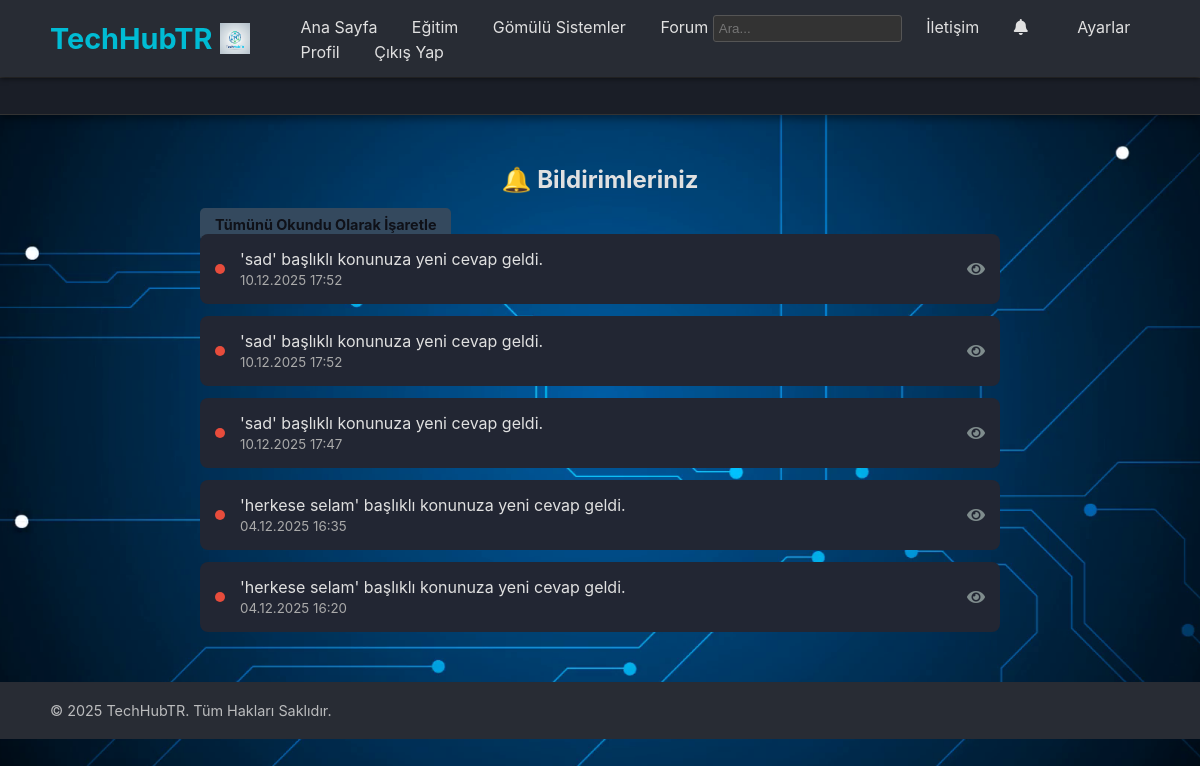
/bildirimler (signed in), run on the app's committed database.
### app.py (models this page shows)
class Notification(db.Model):
    id = db.Column(db.Integer, primary_key=True)
    user_id = db.Column(db.Integer, db.ForeignKey("user.id"), nullable=False)
    sender_id = db.Column(db.Integer, db.ForeignKey("user.id"), nullable=True)
    topic_id = db.Column(db.Integer, db.ForeignKey("topic.id"), nullable=True)
    message = db.Column(db.String(256), nullable=False)
    is_read = db.Column(db.Boolean, default=False)
    timestamp = db.Column(db.DateTime, default=db.func.now())
    recipient = db.relationship("User", foreign_keys=[user_id], backref="notifications", lazy=True)
    sender = db.relationship("User", foreign_keys=[sender_id], lazy=True)
    topic = db.relationship("Topic", backref="notifications_topic", lazy=True)

### app.py (the view)
@app.route("/bildirimler")
@login_required
def bildirimler():
    notifications = (
        Notification.query
        .filter_by(user_id=current_user.id)
        .order_by(Notification.timestamp.desc())
        .all()
    )
    changed = False
    for n in notifications:
        if not n.is_read:
            n.is_read = True
            changed = True
    if changed:
        db.session.commit()
    return render_template("bildirimler.html", notifications=notifications)

### app.py (called while the page is built)
@login_manager.user_loader
def load_user(user_id):
    return db.session.get(User, int(user_id))

@app.context_processor
def inject_notifications_count():
    if current_user.is_authenticated:
        unread_count = Notification.query.filter_by(user_id=current_user.id, is_read=False).count()
        return {"unread_notifications_count": unread_count}
    return {"unread_notifications_count": 0}

### templates/bildirimler.html (shortened to what this page needs)
{% extends "base.html" %}
{% block content %}
<div class="container my-5" style="max-width: 800px; margin: 50px auto;">
    <h2 class="mb-4" style="text-align: center;">🔔 Bildirimleriniz</h2>
    {% if notifications %}
        <div class="text-right mb-3">
            <a href="{{ url_for('tumunu_oku') }}" class="cta-button"
               style="background-color: #34495e; padding: 8px 15px; font-size: 0.9em;">
                Tümünü Okundu Olarak İşaretle
            </a>
        </div>
        <div class="notification-list">
            {% for notification in notifications %}
                <div class="notification-item {% if not notification.read %}unread{% else %}read{% endif %}"
                     style="background-color: var(--icerik-kart-bg); border: 1px solid var(--border-color); padding: 15px; border-radius: 8px; margin-bottom: 12px; display: flex; align-items: center; position: relative;">
                    {% if not notification.read %}
                        <span class="unread-dot"
                              style="height: 10px; width: 10px; background-color: #e74c3c; border-radius: 50%; display: inline-block; margin-right: 15px;"></span>
                    {% else %}
                        <i class="fas fa-check-circle"
                           style="color: #2ecc71; margin-right: 15px;"></i>
                    {% endif %}
                    <div class="notification-content" style="flex-grow: 1;">
                        <p class="mb-1" style="margin: 0;">{{ notification.message | safe }}</p>
                        <small class="text-muted" style="color: #aaa;">
                            {{ notification.timestamp.strftime('%d.%m.%Y %H:%M') }}
                        </small>
                    </div>
                    {% if not notification.read %}
                        <a href="{{ url_for('bildirim_oku', notification_id=notification.id) }}"
                           class="mark-as-read-link"
                           style="margin-left: 15px; color: #7f8c8d; text-decoration: none;"
                           title="Okundu Olarak İşaretle">
                            <i class="fas fa-eye"></i>
                        </a>
                    {% endif %}
                </div>
            {% endfor %}
        </div>
    {% else %}
        <div class="text-center p-5 card-custom"
             style="background-color: var(--kod-kutu-bg); border-radius: 10px; margin-top: 50px;">
            <i class="fas fa-inbox fa-3x mb-3" style="color: #7f8c8d;"></i>
            <p class="lead">Henüz yeni bir bildiriminiz bulunmamaktadır. Harika iş çıkardınız!</p>
        </div>
    {% endif %}
</div>
{% endblock %}

### static/style.css (style rules this page uses)
:root { --arka-alan: #0f1118; --yazi-renk: #E0E0E0; --vurgu-renk: #00bcd4; --kod-kutu-bg: #1c1f2b; --icerik-kart-bg: #222633; --ana-golge: rgba(0, 0, 0, 0.4); --neon-golge: 0 0 10px rgba(0, 188, 212, 0.5); }
body { background-color: var(--arka-alan); color: var(--yazi-renk); font-family: 'Inter', sans-serif; margin: 0; min-height: 100vh; background-attachment: fixed; overflow-x: hidden; }
body:not(.anasayfa-bg) { background-image: url('../static/kategori_bg.png'), radial-gradient(circle at center, #1b1e28 1px, transparent 1px); background-size: cover, 50px 50px; background-position: center center, 0 0; background-repeat: no-repeat, repeat; }
body::before { content: ""; position: fixed; top: 0; left: 0; width: 100%; height: 100%; background: repeating-linear-gradient( to bottom, rgba(0, 255, 65, 0.05), rgba(0, 255, 65, 0.02) 1px, transparent 1px, transparent 100px ); background-size: 100% 100px; animation: matrix-scroll 20s linear infinite; z-index: -1; opacity: 0.2; }
body:not(.anasayfa-bg)::before { content: none !important; background: none !important; opacity: 0; }
.cta-button { background-color: var(--vurgu-renk); color: var(--arka-alan); padding: 12px 30px; text-decoration: none; border-radius: 5px; font-weight: bold; transition: background-color 0.3s, transform 0.3s; }

### data on the page
Notification: message "'sad' başlıklı konunuza yeni cevap geldi.", timestamp "10.12.2025 17:52"
Notification: message "'sad' başlıklı konunuza yeni cevap geldi.", timestamp "10.12.2025 17:52"
Notification: message "'sad' başlıklı konunuza yeni cevap geldi.", timestamp "10.12.2025 17:47"
Notification: message "'herkese selam' başlıklı konunuza yeni cevap geldi.", timestamp "04.12.2025 16:35"
Notification: message "'herkese selam' başlıklı konunuza yeni cevap geldi.", timestamp "04.12.2025 16:20"
